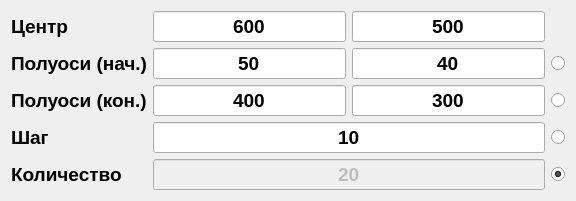
              <widget class="QWidget" name="eSpectrum">
               <layout class="QGridLayout" name="gridLayout_9">
                <item row="1" column="1">
                 <widget class="QLineEdit" name="eSpectAStartLE">
                  <property name="font">
                   <font>
                    <pointsize>14</pointsize>
                    <weight>75</weight>
                    <bold>true</bold>
                   </font>
                  </property>
                  <property name="text">
                   <string>50</string>
                  </property>
                  <property name="alignment">
                   <set>Qt::AlignCenter</set>
                  </property>
                  <property name="placeholderText">
                   <string>a</string>
                  </property>
                 </widget>
                </item>
                <item row="1" column="2">
                 <widget class="QLineEdit" name="eSpectBStartLE">
                  <property name="font">
                   <font>
                    <pointsize>14</pointsize>
                    <weight>75</weight>
                    <bold>true</bold>
                   </font>
                  </property>
                  <property name="text">
                   <string>40</string>
                  </property>
                  <property name="alignment">
                   <set>Qt::AlignCenter</set>
                  </property>
                  <property name="placeholderText">
                   <string>b</string>
                  </property>
                 </widget>
                </item>
                <item row="0" column="2">
                 <widget class="QLineEdit" name="eSpectCYLE">
                  <property name="font">
                   <font>
                    <pointsize>14</pointsize>
                    <weight>75</weight>
                    <bold>true</bold>
                   </font>
                  </property>
                  <property name="text">
                   <string>500</string>
                  </property>
                  <property name="alignment">
                   <set>Qt::AlignCenter</set>
                  </property>
                  <property name="placeholderText">
                   <string>y</string>
                  </property>
                 </widget>
                </item>
                <item row="4" column="0">
                 <widget class="QLabel" name="label_18">
                  <property name="font">
                   <font>
                    <pointsize>14</pointsize>
                    <weight>75</weight>
                    <bold>true</bold>
                   </font>
                  </property>
                  <property name="text">
                   <string>Количество</string>
                  </property>
                 </widget>
                </item>
                <item row="2" column="1">
                 <widget class="QLineEdit" name="eSpectAEndLE">
                  <property name="font">
                   <font>
                    <pointsize>14</pointsize>
                    <weight>75</weight>
                    <bold>true</bold>
                   </font>
                  </property>
                  <property name="text">
                   <string>400</string>
                  </property>
                  <property name="alignment">
                   <set>Qt::AlignCenter</set>
                  </property>
                  <property name="placeholderText">
                   <string>a</string>
                  </property>
                 </widget>
                </item>
                <item row="1" column="0">
                 <widget class="QLabel" name="label_9">
                  <property name="font">
                   <font>
                    <pointsize>14</pointsize>
                    <weight>75</weight>
                    <bold>true</bold>
                   </font>
                  </property>
                  <property name="text">
                   <string>Полуоси (нач.)</string>
                  </property>
                 </widget>
                </item>
                <item row="2" column="0">
                 <widget class="QLabel" name="label_15">
                  <property name="font">
                   <font>
                    <pointsize>14</pointsize>
                    <weight>75</weight>
                    <bold>true</bold>
                   </font>
                  </property>
                  <property name="text">
                   <string>Полуоси (кон.)</string>
                  </property>
                 </widget>
                </item>
                <item row="3" column="1" colspan="2">
                 <widget class="QLineEdit" name="eSpectStepLE">
                  <property name="font">
                   <font>
                    <pointsize>14</pointsize>
                    <weight>75</weight>
                    <bold>true</bold>
                   </font>
                  </property>
                  <property name="text">
                   <string>10</string>
                  </property>
                  <property name="alignment">
                   <set>Qt::AlignCenter</set>
                  </property>
                 </widget>
                </item>
                <item row="0" column="1">
                 <widget class="QLineEdit" name="eSpectCXLE">
                  <property name="font">
                   <font>
                    <pointsize>14</pointsize>
                    <weight>75</weight>
                    <bold>true</bold>
                   </font>
                  </property>
                  <property name="text">
                   <string>600</string>
                  </property>
                  <property name="alignment">
                   <set>Qt::AlignCenter</set>
                  </property>
                  <property name="placeholderText">
                   <string>x</string>
                  </property>
                 </widget>
                </item>
                <item row="4" column="1" colspan="2">
                 <widget class="QLineEdit" name="eSpectAmtLE">
                  <property name="enabled">
                   <bool>false</bool>
                  </property>
                  <property name="font">
                   <font>
                    <pointsize>14</pointsize>
                    <weight>75</weight>
                    <bold>true</bold>
                   </font>
                  </property>
                  <property name="text">
                   <string>20</string>
                  </property>
                  <property name="alignment">
                   <set>Qt::AlignCenter</set>
                  </property>
                 </widget>
                </item>
                <item row="2" column="3">
                 <widget class="QRadioButton" name="eSpectAxisEndRB">
                  <property name="font">
                   <font>
                    <pointsize>14</pointsize>
                    <weight>75</weight>
                    <bold>true</bold>
                   </font>
                  </property>
                  <property name="toolTip">
                   <string>Скрыть</string>
                  </property>
                  <property name="text">
                   <string/>
                  </property>
                 </widget>
                </item>
                <item row="0" column="0">
                 <widget class="QLabel" name="label_8">
                  <property name="font">
                   <font>
                    <pointsize>14</pointsize>
                    <weight>75</weight>
                    <bold>true</bold>
                   </font>
                  </property>
                  <property name="text">
                   <string>Центр</string>
                  </property>
                 </widget>
                </item>
                <item row="2" column="2">
                 <widget class="QLineEdit" name="eSpectBEndLE">
                  <property name="font">
                   <font>
                    <pointsize>14</pointsize>
                    <weight>75</weight>
                    <bold>true</bold>
                   </font>
                  </property>
                  <property name="text">
                   <string>300</string>
                  </property>
                  <property name="alignment">
                   <set>Qt::AlignCenter</set>
                  </property>
                  <property name="placeholderText">
                   <string>b</string>
                  </property>
                 </widget>
                </item>
                <item row="3" column="0">
                 <widget class="QLabel" name="label_16">
                  <property name="font">
                   <font>
                    <pointsize>14</pointsize>
                    <weight>75</weight>
                    <bold>true</bold>
                   </font>
                  </property>
                  <property name="text">
                   <string>Шаг</string>
                  </property>
                 </widget>
                </item>
                <item row="1" column="3">
                 <widget class="QRadioButton" name="eSpectAxisStartRB">
                  <property name="font">
                   <font>
                    <pointsize>14</pointsize>
                    <weight>75</weight>
                    <bold>true</bold>
                   </font>
                  </property>
                  <property name="toolTip">
                   <string>Скрыть</string>
                  </property>
                  <property name="text">
                   <string/>
                  </property>
                 </widget>
                </item>
                <item row="3" column="3">
                 <widget class="QRadioButton" name="eSpectStepRB">
                  <property name="font">
                   <font>
                    <pointsize>14</pointsize>
                    <weight>75</weight>
                    <bold>true</bold>
                   </font>
                  </property>
                  <property name="toolTip">
                   <string>Скрыть</string>
                  </property>
                  <property name="text">
                   <string/>
                  </property>
                 </widget>
                </item>
                <item row="4" column="3">
                 <widget class="QRadioButton" name="eSpectAmtRB">
                  <property name="font">
                   <font>
                    <pointsize>14</pointsize>
                    <weight>75</weight>
                    <bold>true</bold>
                   </font>
                  </property>
                  <property name="toolTip">
                   <string>Скрыть</string>
                  </property>
                  <property name="text">
                   <string/>
                  </property>
                  <property name="checked">
                   <bool>true</bool>
                  </property>
                 </widget>
                </item>
               </layout>
              </widget>
